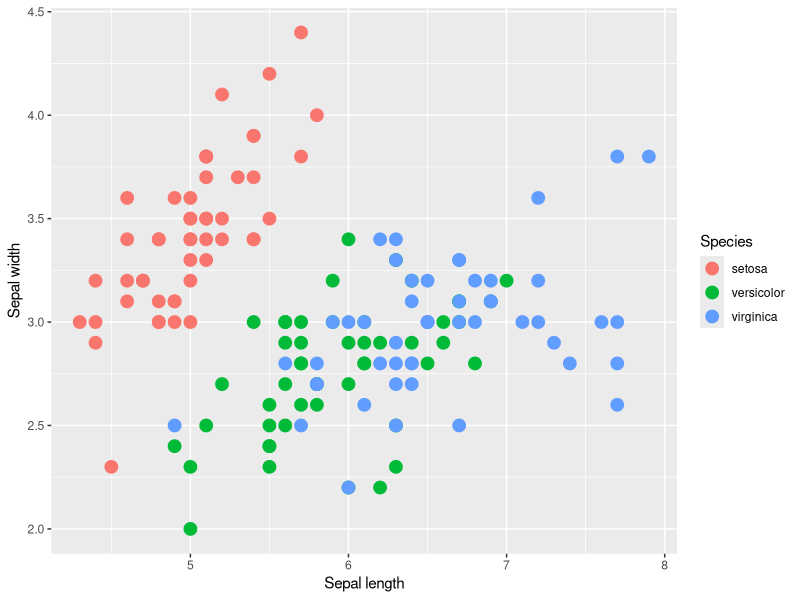
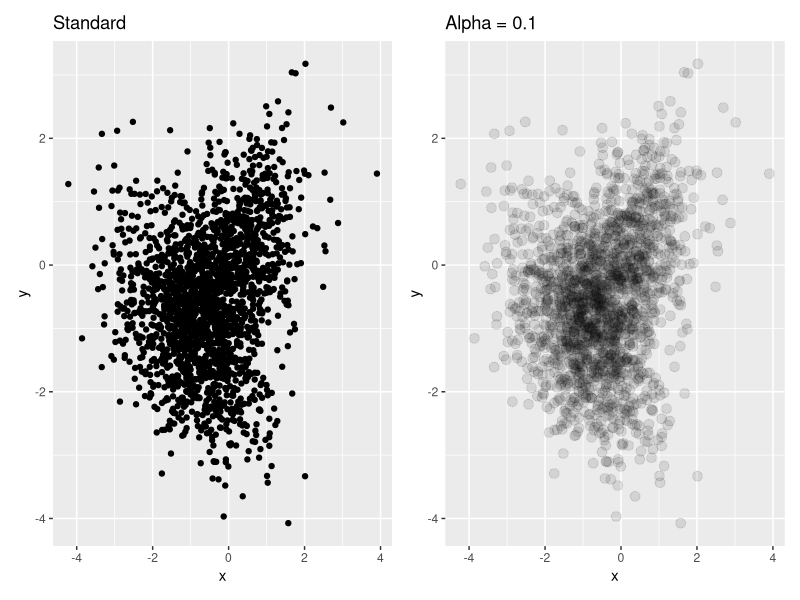
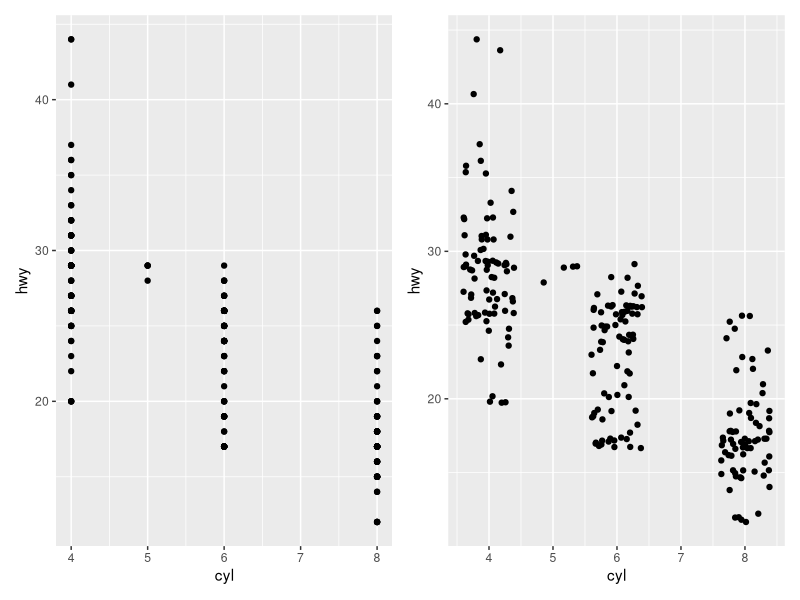
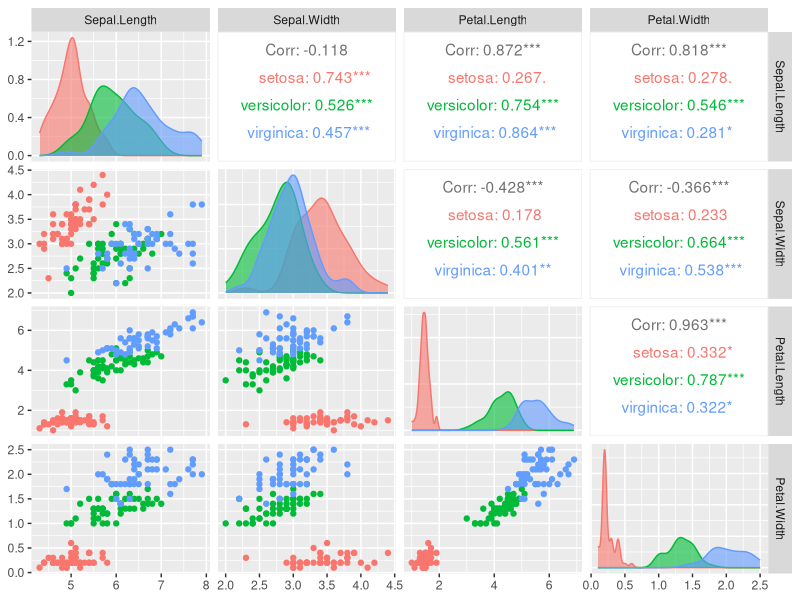
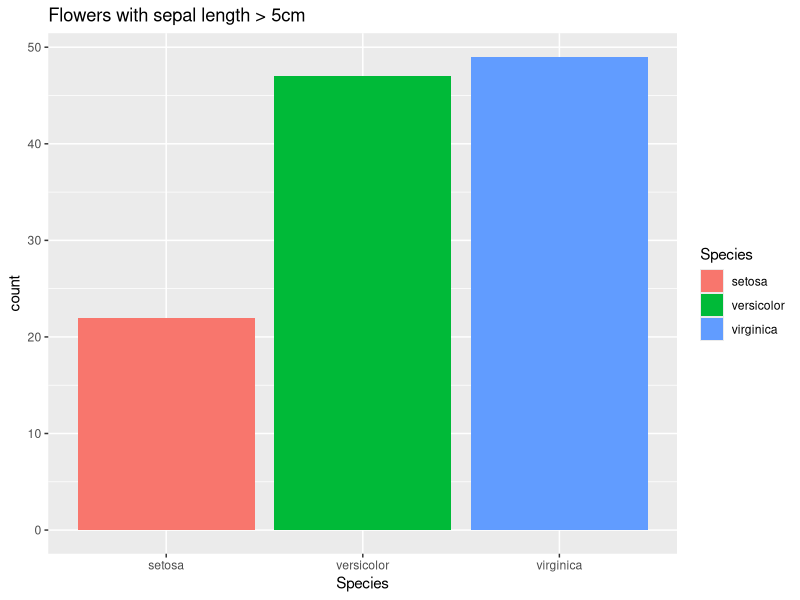
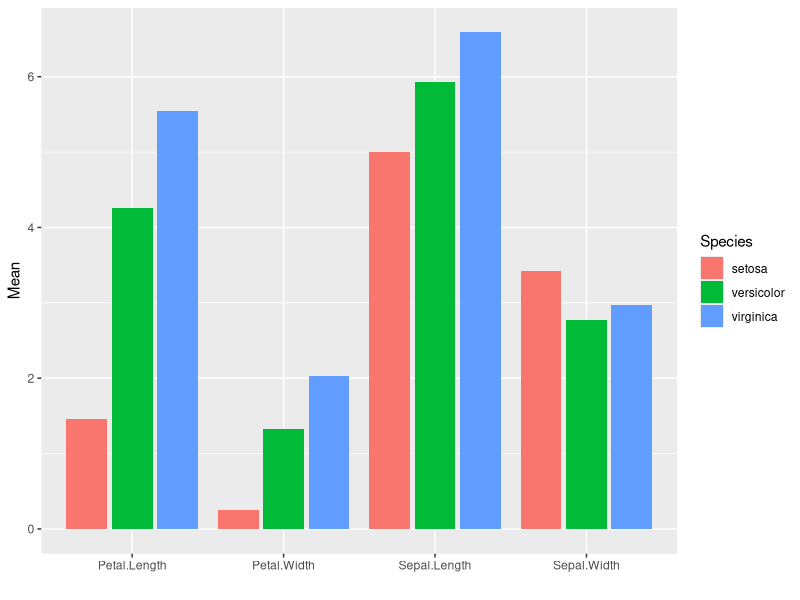
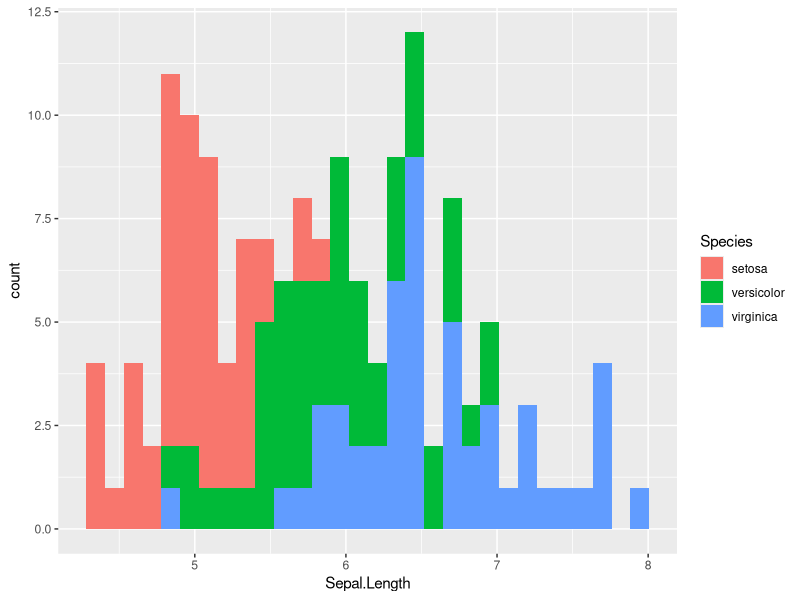
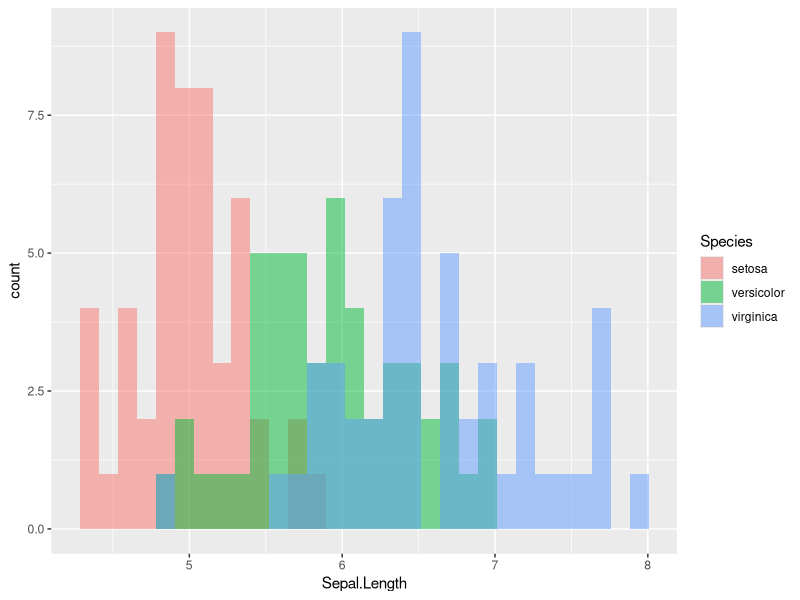

Write the R code that produced these figures, in order.
## ---- chunk 1
library(ggplot2)

# Data structure and manipulation libraries
library(dplyr)
library(tidyr)

# Library for combining ggplots 
library(patchwork)

## ---- chunk 2
#| label: scatter-standard
ggplot(iris, aes(x=Sepal.Length, y=Sepal.Width, color=Species)) + 
  geom_point(size = 4) +
  xlab("Sepal length") +
  ylab("Sepal width")
## ---- chunk 3
#| label: scatter-alpha
n <- 1000
R <- matrix(c(1, .5, 0, 0,
              .5, 1, 0, 0,
              0, 0, 1, -.5,
              0, 0, -.5, 1), 
            nrow = 4, ncol = 4, byrow = TRUE)

mu = c(X1=0, X2=0, Y1=-1, Y2=-1)
data = mvtnorm::rmvnorm(n, mean=mu, sigma=R )

df <- tibble(Class="C1", x = data[,"X1"], y=data[, "X2"]) |> 
        bind_rows(
          tibble(Class="C2", x = data[,"Y1"], y=data[, "Y2"])
        )

p1 <- ggplot(df, aes(x=x, y=y)) +
  geom_point() +
  ggtitle("Standard")

p2 <- ggplot(df, aes(x=x, y=y)) +
  geom_point(alpha=0.1, size=3)+
  ggtitle("Alpha = 0.1")


p1 + p2
## ---- chunk 4
#| label: scatter-jitter
p1 <- ggplot(mpg, aes(cyl, hwy)) + 
  geom_point()

p2 <- ggplot(mpg, aes(cyl, hwy)) + 
  geom_point(position = "jitter")

 p1 + p2
## ---- chunk 5
#| label: scatter-pair
library(GGally)
ggpairs(iris, columns = 1:4, aes(color=Species, fill=Species),
        diag = list(continuous = wrap("densityDiag", alpha=0.6)))
## ---- chunk 6
#| label: bar1
iris |> 
  filter(Sepal.Length > 5) |> 
  
  ggplot(aes(x=Species, fill=Species)) +
  geom_bar() +
  ggtitle("Flowers with sepal length > 5cm")
## ---- chunk 7
#| label: bar2
iris |> 
  group_by(Species) |> 
  summarise_all(mean) |> 
  pivot_longer(-Species, values_to = "Mean") |>
  
  ggplot(aes(x=name, y=Mean, fill=Species)) +
  geom_col(position = "dodge2") +
  xlab("")
## ---- chunk 8
#| label: hist-stack
ggplot(iris, aes(x=Sepal.Length, fill=Species)) +
  geom_histogram()

## ---- chunk 9
#| label: hist-overlap
ggplot(iris, aes(x=Sepal.Length, fill=Species)) +
  geom_histogram(position="identity", alpha=0.5)

## ---- chunk 10
#| label: box-standard
ggplot(iris, aes(x=Sepal.Length, y=Species, fill=Species)) +
  geom_boxplot()
## ---- chunk 11
#| label: box-grouped
iris |>
  pivot_longer(cols = -Species) |>
  ggplot(aes(y=value, x=name, fill=Species)) +
  geom_boxplot() + 
  labs(y = "cm", x="")
## ---- chunk 12
#| label: kde-standard
ggplot(iris, aes(x=Sepal.Length, color=Species, fill = Species)) +
  geom_density(alpha=0.6) +
  xlim(bounds=c(4, 8.5))
## ---- chunk 13
#| label: kde-stacked
ggplot(iris, aes(x=Sepal.Length, color=Species, fill = Species)) +
  geom_density(position="stack", alpha=0.8) +
  xlim(bounds=c(4, 8.5))
## ---- chunk 14
#| label: kde-faceted
ggplot(iris, aes(x=Sepal.Length, fill=Species, color=Species)) +
  geom_density(show.legend = F, alpha=0.8) + 
  facet_grid(Species ~ .) +
  xlim(c(4,8.5))
## ---- chunk 15
#| label: kde-ridge
library(ggridges)

ggplot(lincoln_weather, aes(x = `Mean Temperature [F]`, y = Month, fill = stat(x))) +
  geom_density_ridges_gradient(scale = 0.95, rel_min_height = 0.01) +
  scale_fill_viridis_c(name = "Temp. [F]", option = "C") +
  coord_flip()
## ---- chunk 16
#| label: theme-defaults
p1 <- ggplot(iris, aes(x=Sepal.Length, y=Sepal.Width, color=Species)) + 
  geom_point(show.legend = F) +
  xlab("Sepal length") +
  ylab("Sepal width")

(p1 + theme_gray() + ggtitle("Gray")) +
(p1 + theme_minimal()+ ggtitle("Minimal")) +
(p1 + theme_bw()+ ggtitle("Black and white")) +
(p1 + theme_classic()+ ggtitle("Classic")) +
(p1 + theme_dark()+ ggtitle("Dark")) +
(p1 + theme_light()+ ggtitle("Light"))

